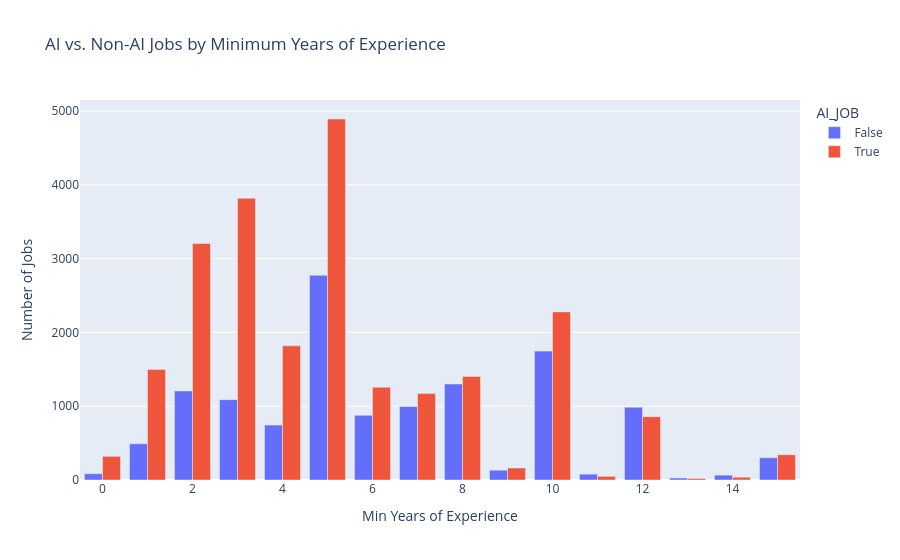

The notebook cell saved with this chart:
### Code cell
df_grouped = df.groupby(['AI_JOB', 'MIN_YEARS_EXPERIENCE']).size().reset_index(name='Job_Count')

px.bar(df_grouped, x='MIN_YEARS_EXPERIENCE', y='Job_Count', color='AI_JOB',
       title="AI vs. Non-AI Jobs by Minimum Years of Experience",
       labels={'MIN_YEARS_EXPERIENCE': 'Min Years of Experience', 'Job_Count': 'Number of Jobs'},
       barmode='group')

### Figure 1 — Plotly figure (JSON) as saved in the notebook; plotly's stock layout.template omitted (floating-point values rounded to 4 significant figures)
{"data": [{"alignmentgroup": "True", "hovertemplate": "AI_JOB=False<br>Min Years of Experience=%{x}<br>Number of Jobs=%{y}<extra></extra>", "legendgroup": "False", "marker": {"color": "#636efa", "pattern": {"shape": ""}}, "name": "False", "offsetgroup": "False", "orientation": "v", "showlegend": true, "textposition": "auto", "type": "bar", "x": [0.0, 1.0, 2.0, 3.0, 4.0, 5.0, 6.0, 7.0, 8.0, 9.0, 10.0, 11.0, 12.0, 13.0, 14.0, 15.0], "xaxis": "x", "y": [85, 491, 1207, 1089, 744, 2774, 876, 996, 1301, 133, 1747, 79, 987, 27, 66, 302], "yaxis": "y"}, {"alignmentgroup": "True", "hovertemplate": "AI_JOB=True<br>Min Years of Experience=%{x}<br>Number of Jobs=%{y}<extra></extra>", "legendgroup": "True", "marker": {"color": "#EF553B", "pattern": {"shape": ""}}, "name": "True", "offsetgroup": "True", "orientation": "v", "showlegend": true, "textposition": "auto", "type": "bar", "x": [0.0, 1.0, 2.0, 3.0, 4.0, 5.0, 6.0, 7.0, 8.0, 9.0, 10.0, 11.0, 12.0, 13.0, 14.0, 15.0], "xaxis": "x", "y": [321, 1498, 3204, 3818, 1818, 4892, 1257, 1171, 1403, 163, 2278, 49, 858, 21, 38, 342], "yaxis": "y"}], "layout": {"barmode": "group", "legend": {"title": {"text": "AI_JOB"}, "tracegroupgap": 0}, "title": {"text": "AI vs. Non-AI Jobs by Minimum Years of Experience"}, "xaxis": {"anchor": "y", "domain": [0, 1], "title": {"text": "Min Years of Experience"}}, "yaxis": {"anchor": "x", "domain": [0, 1], "title": {"text": "Number of Jobs"}}}}
